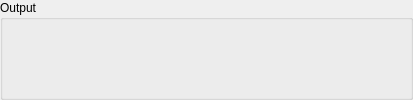
       <widget class="QGroupBox" name="Output_groupBox">
        <property name="sizePolicy">
         <sizepolicy hsizetype="Fixed" vsizetype="Fixed">
          <horstretch>0</horstretch>
          <verstretch>0</verstretch>
         </sizepolicy>
        </property>
        <property name="title">
         <string>Output</string>
        </property>
        <layout class="QHBoxLayout" name="horizontalLayout_2">
         <item>
          <spacer name="horizontalSpacer_6">
           <property name="orientation">
            <enum>Qt::Horizontal</enum>
           </property>
           <property name="sizeHint" stdset="0">
            <size>
             <width>26</width>
             <height>20</height>
            </size>
           </property>
          </spacer>
         </item>
         <item>
          <widget class="QPushButton" name="File_Save_Output_button">
           <property name="enabled">
            <bool>false</bool>
           </property>
           <property name="sizePolicy">
            <sizepolicy hsizetype="Fixed" vsizetype="Fixed">
             <horstretch>0</horstretch>
             <verstretch>0</verstretch>
            </sizepolicy>
           </property>
           <property name="minimumSize">
            <size>
             <width>32</width>
             <height>32</height>
            </size>
           </property>
           <property name="maximumSize">
            <size>
             <width>32</width>
             <height>32</height>
            </size>
           </property>
           <property name="toolTip">
            <string>Save</string>
           </property>
           <property name="statusTip">
            <string>Save</string>
           </property>
           <property name="text">
            <string/>
           </property>
           <property name="icon">
            <iconset>
             <normaloff>Icons/savetheapplication_guardar_2958.png</normaloff>Icons/savetheapplication_guardar_2958.png</iconset>
           </property>
           <property name="iconSize">
            <size>
             <width>29</width>
             <height>29</height>
            </size>
           </property>
           <property name="flat">
            <bool>true</bool>
           </property>
          </widget>
         </item>
         <item>
          <spacer name="horizontalSpacer_3">
           <property name="orientation">
            <enum>Qt::Horizontal</enum>
           </property>
           <property name="sizeType">
            <enum>QSizePolicy::Expanding</enum>
           </property>
           <property name="sizeHint" stdset="0">
            <size>
             <width>27</width>
             <height>20</height>
            </size>
           </property>
          </spacer>
         </item>
         <item>
          <widget class="QPushButton" name="File_SaveAs_Output_button">
           <property name="enabled">
            <bool>false</bool>
           </property>
           <property name="sizePolicy">
            <sizepolicy hsizetype="Fixed" vsizetype="Fixed">
             <horstretch>0</horstretch>
             <verstretch>0</verstretch>
            </sizepolicy>
           </property>
           <property name="minimumSize">
            <size>
             <width>32</width>
             <height>32</height>
            </size>
           </property>
           <property name="maximumSize">
            <size>
             <width>32</width>
             <height>32</height>
            </size>
           </property>
           <property name="toolTip">
            <string>Save As</string>
           </property>
           <property name="statusTip">
            <string>Save As</string>
           </property>
           <property name="text">
            <string/>
           </property>
           <property name="icon">
            <iconset>
             <normaloff>Icons/save_3621.png</normaloff>Icons/save_3621.png</iconset>
           </property>
           <property name="iconSize">
            <size>
             <width>29</width>
             <height>29</height>
            </size>
           </property>
           <property name="flat">
            <bool>true</bool>
           </property>
          </widget>
         </item>
         <item>
          <spacer name="horizontalSpacer_4">
           <property name="orientation">
            <enum>Qt::Horizontal</enum>
           </property>
           <property name="sizeType">
            <enum>QSizePolicy::Expanding</enum>
           </property>
           <property name="sizeHint" stdset="0">
            <size>
             <width>26</width>
             <height>20</height>
            </size>
           </property>
          </spacer>
         </item>
         <item>
          <widget class="QPushButton" name="File_ExportAs_Output_button">
           <property name="enabled">
            <bool>false</bool>
           </property>
           <property name="sizePolicy">
            <sizepolicy hsizetype="Fixed" vsizetype="Fixed">
             <horstretch>0</horstretch>
             <verstretch>0</verstretch>
            </sizepolicy>
           </property>
           <property name="minimumSize">
            <size>
             <width>32</width>
             <height>32</height>
            </size>
           </property>
           <property name="maximumSize">
            <size>
             <width>32</width>
             <height>32</height>
            </size>
           </property>
           <property name="toolTip">
            <string>Export As</string>
           </property>
           <property name="statusTip">
            <string>Export As</string>
           </property>
           <property name="text">
            <string/>
           </property>
           <property name="icon">
            <iconset>
             <normaloff>Icons/png_3304.png</normaloff>Icons/png_3304.png</iconset>
           </property>
           <property name="iconSize">
            <size>
             <width>29</width>
             <height>29</height>
            </size>
           </property>
           <property name="flat">
            <bool>true</bool>
           </property>
          </widget>
         </item>
         <item>
          <spacer name="horizontalSpacer_10">
           <property name="orientation">
            <enum>Qt::Horizontal</enum>
           </property>
           <property name="sizeType">
            <enum>QSizePolicy::Expanding</enum>
           </property>
           <property name="sizeHint" stdset="0">
            <size>
             <width>26</width>
             <height>20</height>
            </size>
           </property>
          </spacer>
         </item>
         <item>
          <widget class="QPushButton" name="Edit_Clear_Output_button">
           <property name="enabled">
            <bool>false</bool>
           </property>
           <property name="sizePolicy">
            <sizepolicy hsizetype="Fixed" vsizetype="Fixed">
             <horstretch>0</horstretch>
             <verstretch>0</verstretch>
            </sizepolicy>
           </property>
           <property name="minimumSize">
            <size>
             <width>32</width>
             <height>32</height>
            </size>
           </property>
           <property name="maximumSize">
            <size>
             <width>32</width>
             <height>32</height>
            </size>
           </property>
           <property name="toolTip">
            <string>Clear</string>
           </property>
           <property name="statusTip">
            <string>Clear</string>
           </property>
           <property name="text">
            <string/>
           </property>
           <property name="icon">
            <iconset>
             <normaloff>Icons/seo-social-web-network-internet_324_icon-icons.com_61523.png</normaloff>Icons/seo-social-web-network-internet_324_icon-icons.com_61523.png</iconset>
           </property>
           <property name="iconSize">
            <size>
             <width>29</width>
             <height>29</height>
            </size>
           </property>
           <property name="flat">
            <bool>true</bool>
           </property>
          </widget>
         </item>
         <item>
          <spacer name="horizontalSpacer_8">
           <property name="orientation">
            <enum>Qt::Horizontal</enum>
           </property>
           <property name="sizeType">
            <enum>QSizePolicy::Expanding</enum>
           </property>
           <property name="sizeHint" stdset="0">
            <size>
             <width>20</width>
             <height>20</height>
            </size>
           </property>
          </spacer>
         </item>
         <item>
          <widget class="QPushButton" name="Edit_Undo_Output_button">
           <property name="enabled">
            <bool>false</bool>
           </property>
           <property name="sizePolicy">
            <sizepolicy hsizetype="Fixed" vsizetype="Fixed">
             <horstretch>0</horstretch>
             <verstretch>0</verstretch>
            </sizepolicy>
           </property>
           <property name="minimumSize">
            <size>
             <width>32</width>
             <height>32</height>
            </size>
           </property>
           <property name="maximumSize">
            <size>
             <width>32</width>
             <height>32</height>
            </size>
           </property>
           <property name="toolTip">
            <string>Undo</string>
           </property>
           <property name="statusTip">
            <string>Undo</string>
           </property>
           <property name="text">
            <string/>
           </property>
           <property name="icon">
            <iconset>
             <normaloff>Icons/undo_icon_128260.png</normaloff>Icons/undo_icon_128260.png</iconset>
           </property>
           <property name="iconSize">
            <size>
             <width>29</width>
             <height>29</height>
            </size>
           </property>
           <property name="flat">
            <bool>true</bool>
           </property>
          </widget>
         </item>
         <item>
          <spacer name="horizontalSpacer_7">
           <property name="orientation">
            <enum>Qt::Horizontal</enum>
           </property>
           <property name="sizeType">
            <enum>QSizePolicy::Expanding</enum>
           </property>
           <property name="sizeHint" stdset="0">
            <size>
             <width>19</width>
             <height>20</height>
            </size>
           </property>
          </spacer>
         </item>
         <item>
          <widget class="QPushButton" name="Edit_Redo_Output_button">
           <property name="enabled">
            <bool>false</bool>
           </property>
           <property name="sizePolicy">
            <sizepolicy hsizetype="Fixed" vsizetype="Fixed">
             <horstretch>0</horstretch>
             <verstretch>0</verstretch>
            </sizepolicy>
           </property>
           <property name="minimumSize">
            <size>
             <width>32</width>
             <height>32</height>
            </size>
           </property>
           <property name="maximumSize">
            <size>
             <width>32</width>
             <height>32</height>
            </size>
           </property>
           <property name="toolTip">
            <string>Redo</string>
           </property>
           <property name="statusTip">
            <string>Redo</string>
           </property>
           <property name="text">
            <string/>
           </property>
           <property name="icon">
            <iconset>
             <normaloff>Icons/redo_icon_128257.png</normaloff>Icons/redo_icon_128257.png</iconset>
           </property>
           <property name="iconSize">
            <size>
             <width>29</width>
             <height>29</height>
            </size>
           </property>
           <property name="flat">
            <bool>true</bool>
           </property>
          </widget>
         </item>
         <item>
          <spacer name="horizontalSpacer_24">
           <property name="orientation">
            <enum>Qt::Horizontal</enum>
           </property>
           <property name="sizeType">
            <enum>QSizePolicy::Expanding</enum>
           </property>
           <property name="sizeHint" stdset="0">
            <size>
             <width>19</width>
             <height>20</height>
            </size>
           </property>
          </spacer>
         </item>
        </layout>
       </widget>
